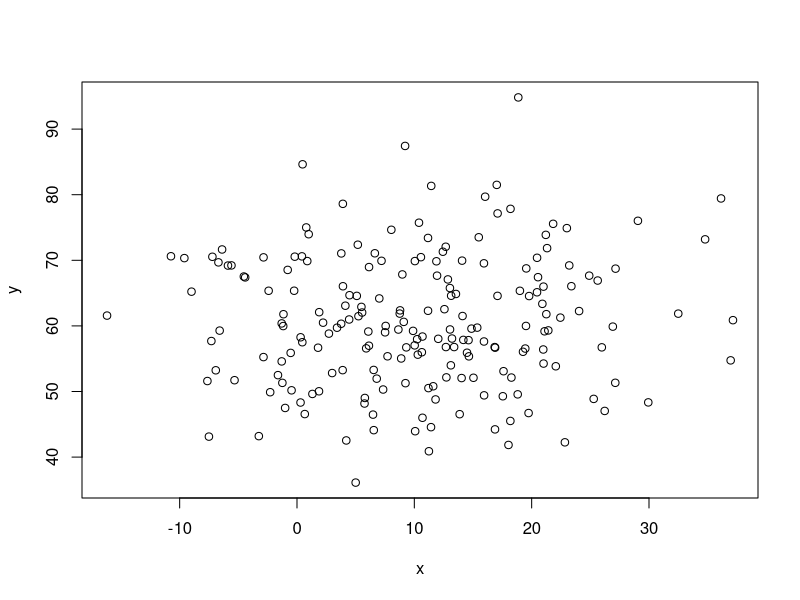

R code for this plot: (Note: this script raises an error after producing the figure.)
## ---- chunk 1
## DATA GENERATION
r <- sample(c(-0.97, 0, 0.5, 0.97), 1)
if(runif(1) < 1/3) {
  mx <- my <- 0
  sx <- sy <- 1
} else {
  mx <- sample(10 * -5:5, 1)
  my <- sample(20 * 0:5, 1)
  sx <- sample(c(1, 10, 20), 1)
  sy <- sample(c(1, 10, 20), 1)
}

b <- r * sy/sx
a <- my - b*mx
x <- rnorm(200, mx, sx)
y <- b * x + rnorm(200, a, sy * sqrt(1- r^2))

## QUESTION/ANSWER GENERATION
questions <- character(5)
solutions <- logical(5)
explanations <- character(5)

if (runif(1) < 0.5) {
  questions[1] <- "The scatterplot is standardized."
  solutions[1] <- mx == 0 & my == 0 & sx == 1 & sy == 1
  explanations[1] <- if (solutions[1]) "$X$ and $Y$ have both mean $0$ and variance $1$." else 
  "The scatterplot is not standardized, because $X$ and $Y$ do not both have mean $0$ and variance $1$."
} else {
  questions[1] <- "The slope of the regression line is about $1$."
  solutions[1] <- abs(b - 1) < 0.1
  explanations[1] <- paste("The slope of the regression line is given by $r \\cdot s_y/s_x$ and hence",
                           ifelse(abs(b - 1) < 0.1, "", "not"), "about equal to $1$.")
}

if (runif(1) < 0.5) {
  questions[2] <- "The absolute value of the correlation coefficient is at least $0.8$."
  solutions[2] <- abs(r) >= 0.8
} else {
  questions[2] <- "The absolute value of the correlation coefficient is at most $0.8$."
  solutions[2] <- abs(r) <= 0.8
}
explanations[2] <- if(abs(r) >= 0.9) {
  paste("A strong association between the variables is given in the scatterplot.",
        "Hence the absolute value of the correlation coefficient is close to $1$",
        "and therefore larger than $0.8$.") 
  } else if (abs(r) == 0) {
    paste("No association between the variables is observed in the scatterplot.",
          "This implies a correlation coefficient close to $0$.") 
  } else paste("Only a slightly positive association between the variables is observable in the scatterplot.",
               "This implies a correlation coefficient with an absolute value smaller than $0.8$.")

if (runif(1) < 0.5) {
  questions[3] <- "The standard deviation of $X$ is at least $6$."
  solutions[3] <- sx >= 6
  explanations[3] <- paste0("The standard deviation of $X$ is about equal to $", sx, "$ and is therefore ",
                           ifelse(sx < 6, "smaller", "larger"), " than $6$.")
} else {
  questions[3] <- "The standard deviation of $Y$ is at least $6$."
  solutions[3] <- sy >= 6
  explanations[3] <- paste0("The standard deviation of $Y$ is about equal to $", sy, "$ and is therefore ",
                           ifelse(sy < 6, "smaller", "larger"), " than $6$.")
}

if (runif(1) < 0.5) {
  questions[4] <- "The mean of $X$ is at most $5$."
  solutions[4] <- mx <= 5
  explanations[4] <- paste0("The mean of $X$ is about equal to $", mx, 
                           "$ and hence is ", ifelse(mx < 5, "smaller", "larger"), " than $5$.")
} else {
  questions[4] <- "The mean of $Y$ is at least $30$."
  solutions[4] <- my >= 30
  explanations[4] <- paste0("The mean of $Y$ is about equal to $", my, 
                           "$ and hence is ", ifelse(my < 30, "smaller", "larger"), " than $30$.")
}

xh <- round(runif(1, -1, 1)*sx + mx, 1)
yhr <- round(a + b*xh, 1)
alpha <- if (abs(r) > 0 & abs(mx - xh) > 0) sign(mx - xh) * sign(r) else 1
yhf <- round(yhr + 2 * sy * alpha, 1)
yh <- sample(c(yhr, yhf), 1)
questions[5] <- paste0("For $X = ", as.character(xh), "$, $Y$ can be expected to be about $", 
                      as.character(yh), "$.", collapse="")
solutions[5] <- abs(yh - yhr) < 0.01 * sy
explanations[5] <- paste0("The regression line at $X=", xh, 
                         "$ implies a value of about $Y = ", yhr, "$.", sep="")         
           
## permute order of solutions/questions
o <- sample(1:5)
questions <- questions[o]
solutions <- solutions[o]
explanations <- explanations[o]  
## ---- chunk 2
plot(x, y)
## ---- chunk 3
answerlist(questions, markup = "markdown")
## ---- chunk 4
answerlist(ifelse(solutions, "True", "False"), explanations, markup = "markdown")
